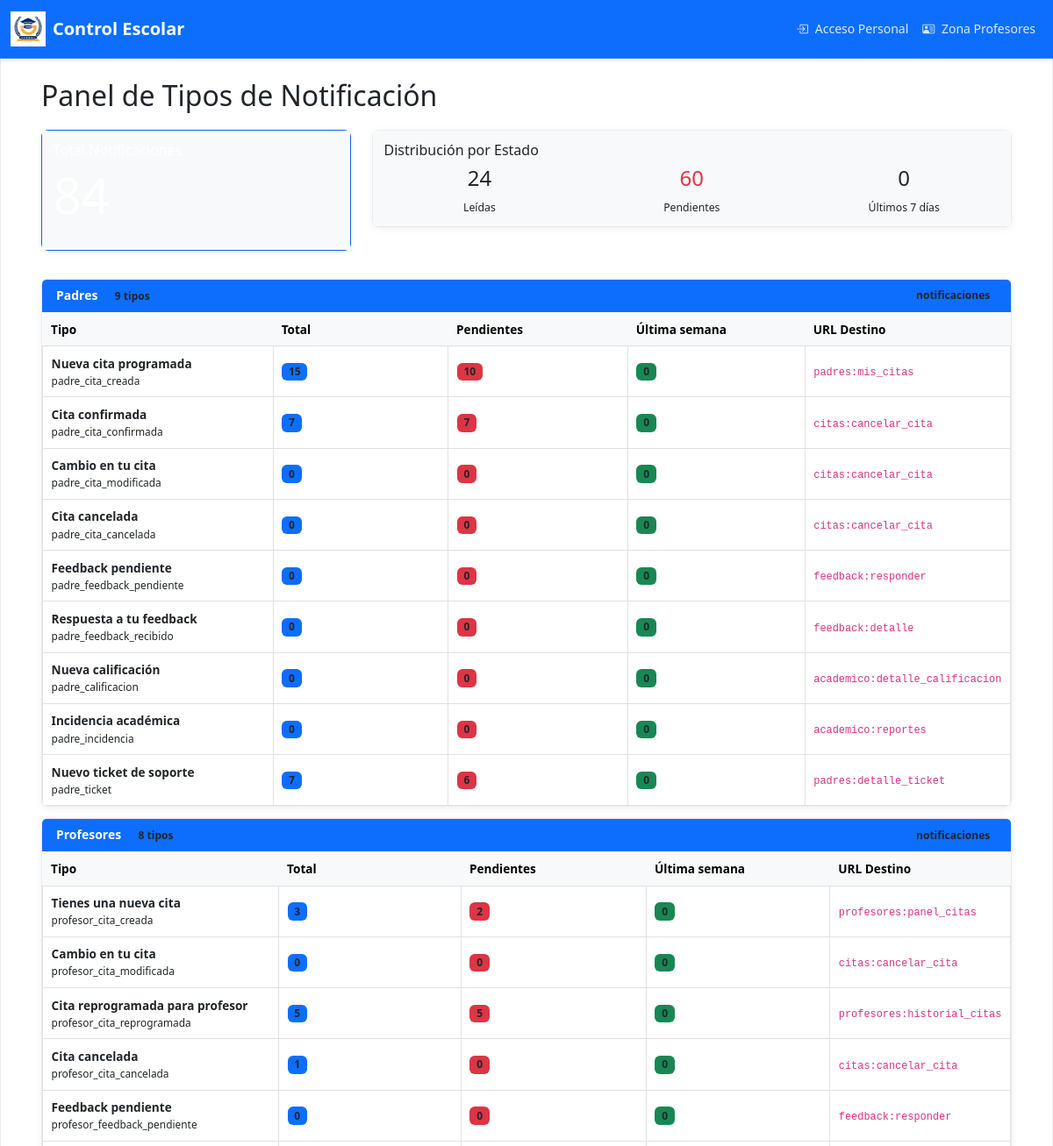
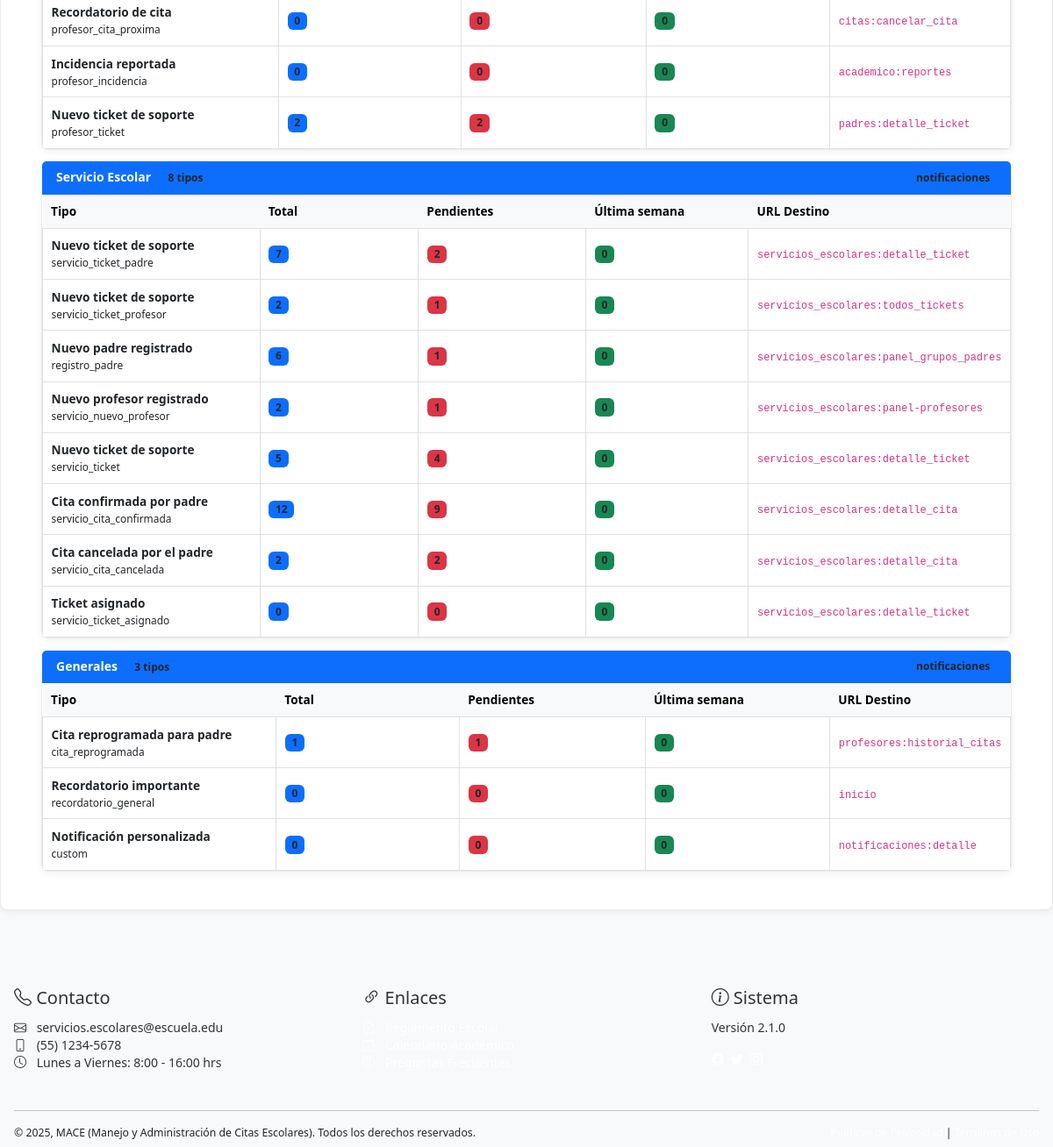
The app's page /servicios_escolares/tipos-notificaciones/ with its own data (2 pictures, top to bottom).
### notificaciones/models.py (models this page shows, shortened)
class Notification(models.Model):
    EVENT_TYPES = {
        'padre_cita_creada': ('padres:mis_citas', 'Nueva cita programada', 'padre'),
        'padre_cita_confirmada': ('citas:cancelar_cita', 'Cita confirmada', 'profesor'),
        'padre_cita_modificada': ('citas:cancelar_cita', 'Cambio en tu cita', 'padre'),
        'padre_cita_cancelada': ('citas:cancelar_cita', 'Cita cancelada', 'padre'),
        'padre_feedback_pendiente': ('feedback:responder', 'Feedback pendiente', 'padre'),
        'padre_feedback_recibido': ('feedback:detalle', 'Respuesta a tu feedback', 'padre'),
        'padre_calificacion': ('academico:detalle_calificacion', 'Nueva calificación', 'padre'),
        'padre_incidencia': ('academico:reportes', 'Incidencia académica', 'padre'),
        'padre_ticket': ('padres:detalle_ticket', 'Nuevo ticket de soporte', 'padre'),
        'servicio_ticket_padre': ('servicios_escolares:detalle_ticket', 'Nuevo ticket de soporte', 'padre'),
        'profesor_cita_creada': ('profesores:panel_citas', 'Tienes una nueva cita', 'profesor'),
        'profesor_cita_modificada': ('citas:cancelar_cita', 'Cambio en tu cita', 'profesor'),
        'profesor_cita_reprogramada': ('profesores:historial_citas', 'Cita reprogramada para profesor', 'profesor'),
        'cita_reprogramada': ('profesores:historial_citas', 'Cita reprogramada para padre', 'padre'),
        'profesor_cita_cancelada': ('citas:cancelar_cita', 'Cita cancelada', 'profesor'),
        'profesor_feedback_pendiente': ('feedback:responder', 'Feedback pendiente', 'profesor'),
        'profesor_cita_proxima': ('citas:cancelar_cita', 'Recordatorio de cita', 'profesor'),
        'profesor_incidencia': ('academico:reportes', 'Incidencia reportada', 'profesor'),
        'profesor_ticket': ('padres:detalle_ticket', 'Nuevo ticket de soporte', 'profesor'),
        'servicio_ticket_profesor': ('servicios_escolares:todos_tickets', 'Nuevo ticket de soporte', 'padre'),
        'registro_padre': ('servicios_escolares:panel_grupos_padres', 'Nuevo padre registrado', 'servicio'),
        'servicio_nuevo_profesor': ('servicios_escolares:panel-profesores', 'Nuevo profesor registrado', 'servicio'),
        'servicio_ticket': ('servicios_escolares:detalle_ticket', 'Nuevo ticket de soporte', 'servicio'),
        'servicio_cita_confirmada': ('servicios_escolares:detalle_cita', 'Cita confirmada por padre', 'servicio'),
        'servicio_cita_cancelada': ('servicios_escolares:detalle_cita', 'Cita cancelada por el padre', 'servicio'),
        'servicio_ticket_asignado': ('servicios_escolares:detalle_ticket', 'Ticket asignado', 'servicio'),
        'recordatorio_general': ('inicio', 'Recordatorio importante', 'todos'),
        'custom': ('notificaciones:detalle', 'Notificación personalizada', 'todos'),
    }
    EVENT_CHOICES = [(key, value[1]) for key, value in EVENT_TYPES.items()]
    ROL_CHOICES = [
        ('padre', 'Padre'),
        ('profesor', 'Profesor'),
        ('servicio', 'Servicio Escolar'),
        ('todos', 'Todos los usuarios')
    ]
    sender_ct = models.ForeignKey(
        ContentType,
        related_name='notificaciones_enviadas',
        on_delete=models.CASCADE,
        null=True,
        blank=True
    )
    sender_id = models.PositiveIntegerField(null=True, blank=True)
    sender = GenericForeignKey('sender_ct', 'sender_id')
    recipient_ct = models.ForeignKey(
        ContentType,
        related_name='notificaciones_recibidas',
        on_delete=models.CASCADE
    )
    recipient_id = models.PositiveIntegerField()
    recipient = GenericForeignKey('recipient_ct', 'recipient_id')
    event_type = models.CharField(
        max_length=50,
        choices=EVENT_CHOICES,
        default='custom'
    )
    title = models.CharField(max_length=200)
    message = models.TextField()
    is_read = models.BooleanField(default=False)
    created_at = models.DateTimeField(auto_now_add=True)  # Corregido aquí
    rol_destinatario = models.CharField(
        max_length=20,
        choices=ROL_CHOICES,
        default='todos'
    )
    target_ct = models.ForeignKey(
        ContentType,
        related_name='notificaciones_relacionadas',
        on_delete=models.SET_NULL,
        null=True,
        blank=True
    )
    target_id = models.PositiveIntegerField(null=True, blank=True)
    target = GenericForeignKey('target_ct', 'target_id')
    class Meta:
        ordering = ['-created_at']
        indexes = [
            models.Index(fields=['recipient_ct', 'recipient_id']),
            models.Index(fields=['sender_ct', 'sender_id']),
            models.Index(fields=['event_type']),
            models.Index(fields=['is_read']),
            models.Index(fields=['created_at']),
            models.Index(fields=['rol_destinatario']),
        ]
        verbose_name = 'Notificación'
        verbose_name_plural = 'Notificaciones'

### notificaciones/views.py (the view)
# urls.py: path('tipos-notificaciones/', NotificationTypesView.as_view(), name='notification_types'),
class NotificationTypesView(TemplateView):
    template_name = 'servicios_escolares/notificaciones/panel_tipos_notificaciones.html'
    def get_context_data(self, **kwargs):
        context = super().get_context_data(**kwargs)
        context['total_notificaciones'] = Notification.objects.count()
        context['total_leidas'] = Notification.objects.filter(is_read=True).count()
        context['total_no_leidas'] = Notification.objects.filter(is_read=False).count()
        last_week = timezone.now() - timedelta(days=7)
        context['total_ultima_semana'] = Notification.objects.filter(
            created_at__gte=last_week
        ).count()
        event_types = Notification.EVENT_TYPES
        tipos_data = []
        for event_type, event_data in event_types.items():
            total = Notification.objects.filter(event_type=event_type).count()
            no_leidas = Notification.objects.filter(
                event_type=event_type,
                is_read=False
            ).count()
            ultima_semana = Notification.objects.filter(
                event_type=event_type,
                created_at__gte=last_week
            ).count()
            tipos_data.append({
                'tipo': (event_type, event_data[1]),  # (codigo, nombre)
                'url': event_data[0],  # url destino
                'rol': event_data[2] if len(event_data) > 2 else 'todos',
                'total': total,
                'no_leidas': no_leidas,
                'ultima_semana': ultima_semana
            })
        categorias = {
            'Padres': [],
            'Profesores': [],
            'Servicio Escolar': [],
            'Generales': []
        }
        for tipo in tipos_data:
            if 'padre_' in tipo['tipo'][0]:
                categorias['Padres'].append(tipo)
            elif 'profesor_' in tipo['tipo'][0]:
                categorias['Profesores'].append(tipo)
            elif 'servicio_' in tipo['tipo'][0] or 'registro_' in tipo['tipo'][0]:
                categorias['Servicio Escolar'].append(tipo)
            else:
                categorias['Generales'].append(tipo)
        stats_categorias = {}
        for categoria, items in categorias.items():
            stats_categorias[categoria] = {
                'total': sum(item['total'] for item in items),
                'no_leidas': sum(item['no_leidas'] for item in items),
                'ultima_semana': sum(item['ultima_semana'] for item in items)
            }
        context['tipos_notificaciones'] = categorias
        context['stats_categorias'] = stats_categorias
        return context

### templates/servicios_escolares/notificaciones/panel_tipos_notificaciones.html
{% extends 'servicios_escolares/base.html' %}
{% load humanize %}
{% block content %}
    <div class="container mt-4">
        <h2 class="mb-4">Panel de Tipos de Notificación</h2>
        <div class="row mb-4">
            <div class="col-md-4">
                <div class="card bg-primary text-white">
                    <div class="card-body">
                        <h5 class="card-title">Total Notificaciones</h5>
                        <p class="display-4">{{ total_notificaciones|intcomma }}</p>
                    </div>
                </div>
            </div>
            <div class="col-md-8">
                <div class="card">
                    <div class="card-body">
                        <h5 class="card-title">Distribución por Estado</h5>
                        <div class="row">
                            <div class="col">
                                <div class="text-center">
                                    <div class="h4">{{ total_leidas|intcomma }}</div>
                                    <small class="text-muted">Leídas</small>
                                </div>
                            </div>
                            <div class="col">
                                <div class="text-center">
                                    <div class="h4 text-danger">{{ total_no_leidas|intcomma }}</div>
                                    <small class="text-muted">Pendientes</small>
                                </div>
                            </div>
                            <div class="col">
                                <div class="text-center">
                                    <div class="h4">{{ total_ultima_semana|intcomma }}</div>
                                    <small class="text-muted">Últimos 7 días</small>
                                </div>
                            </div>
                        </div>
                    </div>
                </div>
            </div>
        </div>
        {% for categoria, notificaciones in tipos_notificaciones.items %}
            <div class="card mb-3">
                <div class="card-header d-flex justify-content-between align-items-center bg-{% if categoria == 'Padres' %}info{% elif categoria == 'Profesores' %}warning{% elif categoria == 'Servicio Escolar' %}danger{% else %}secondary{% endif %} text-white">
                    <div>
                        <strong>{{ categoria }}</strong>
                        <span class="badge bg-light text-dark ms-2">{{ notificaciones|length }} tipos</span>
                    </div>
                    <span class="badge bg-light text-dark">
                {{ stats_categorias.categoria.total }} notificaciones
            </span>
                </div>
                <div class="card-body p-0">
                    <div class="table-responsive">
                        <table class="table table-hover mb-0">
                            <thead class="table-light">
                            <tr>
                                <th width="25%">Tipo</th>
                                <th width="20%">Total</th>
                                <th width="20%">Pendientes</th>
                                <th width="20%">Última semana</th>
                                <th width="15%">URL Destino</th>
                            </tr>
                            </thead>
                            <tbody>
                            {% for notif in notificaciones %}
                                <tr>
                                    <td>
                                        <strong>{{ notif.tipo.1 }}</strong><br>
                                        <small class="text-muted">{{ notif.tipo.0 }}</small>
                                    </td>
                                    <td>
                                        <span class="badge bg-primary">{{ notif.total|intcomma }}</span>
                                    </td>
                                    <td>
                                        <span class="badge bg-danger">{{ notif.no_leidas|intcomma }}</span>
                                    </td>
                                    <td>
                                        <span class="badge bg-success">{{ notif.ultima_semana|intcomma }}</span>
                                    </td>
                                    <td>
                                        <code>{{ notif.url }}</code>
                                    </td>
                                </tr>
                            {% endfor %}
                            </tbody>
                        </table>
                    </div>
                </div>
            </div>
        {% endfor %}
    </div>
{% endblock %}

### records on screen
Notification: tipo.1 "Cita cancelada", tipo.0 "profesor_cita_cancelada", total "1", no_leidas "0", ultima_semana "0", url "citas:cancelar_cita"
Notification: tipo.1 "Cita cancelada por el padre", tipo.0 "servicio_cita_cancelada", total "2", no_leidas "2", ultima_semana "0", url "servicios_escolares:detalle_cita"
Notification: tipo.1 "Cita reprogramada para padre", tipo.0 "cita_reprogramada", total "1", no_leidas "1", ultima_semana "0", url "profesores:historial_citas"

### other values on screen
{{ total_leidas|intcomma }} "24"
{{ total_no_leidas|intcomma }} "60"
{{ total_ultima_semana|intcomma }} "0"
{{ categoria }} "Padres" "Profesores" "Servicio Escolar" "Generales"
{{ notificaciones|length }} "9" "8" "8" "3"
{{ notif.tipo.1 }} "Nueva cita programada" "Cita confirmada" "Cambio en tu cita" "Cita cancelada" "Feedback pendiente" "Respuesta a tu feedback" "Nueva calificación" "Incidencia académica" "Nuevo ticket de soporte" "Tienes una nueva cita" "Cambio en tu cita" "Cita reprogramada para profesor" "Feedback pendiente" "Recordatorio de cita" "Incidencia reportada" "Nuevo ticket de soporte" "Nuevo ticket de soporte" "Nuevo ticket de soporte" "Nuevo padre registrado" "Nuevo profesor registrado" "Nuevo ticket de soporte" "Cita confirmada por padre" "Ticket asignado" "Recordatorio importante" "Notificación personalizada"
{{ notif.tipo.0 }} "padre_cita_creada" "padre_cita_confirmada" "padre_cita_modificada" "padre_cita_cancelada" "padre_feedback_pendiente" "padre_feedback_recibido" "padre_calificacion" "padre_incidencia" "padre_ticket" "profesor_cita_creada" "profesor_cita_modificada" "profesor_cita_reprogramada" "profesor_feedback_pendiente" "profesor_cita_proxima" "profesor_incidencia" "profesor_ticket" "servicio_ticket_padre" "servicio_ticket_profesor" "registro_padre" "servicio_nuevo_profesor" "servicio_ticket" "servicio_cita_confirmada" "servicio_ticket_asignado" "recordatorio_general" "custom"
{{ notif.total|intcomma }} "15" "7" "0" "0" "0" "0" "0" "0" "7" "3" "0" "5" "0" "0" "0" "2" "7" "2" "6" "2" "5" "12" "0" "0" "0"
{{ notif.no_leidas|intcomma }} "10" "7" "0" "0" "0" "0" "0" "0" "6" "2" "0" "5" "0" "0" "0" "2" "2" "1" "1" "1" "4" "9" "0" "0" "0"
{{ notif.ultima_semana|intcomma }} "0" "0" "0" "0" "0" "0" "0" "0" "0" "0" "0" "0" "0" "0" "0" "0" "0" "0" "0" "0" "0" "0" "0" "0" "0"
{{ notif.url }} "padres:mis_citas" "citas:cancelar_cita" "citas:cancelar_cita" "citas:cancelar_cita" "feedback:responder" "feedback:detalle" "academico:detalle_calificacion" "academico:reportes" "padres:detalle_ticket" "profesores:panel_citas" "citas:cancelar_cita" "profesores:historial_citas" "feedback:responder" "citas:cancelar_cita" "academico:reportes" "padres:detalle_ticket" "servicios_escolares:detalle_ticket" "servicios_escolares:todos_tickets" "servicios_escolares:panel_grupos_padres" "servicios_escolares:panel-profesores" "servicios_escolares:detalle_ticket" "servicios_escolares:detalle_cita" "servicios_escolares:detalle_ticket" "inicio" "notificaciones:detalle"
